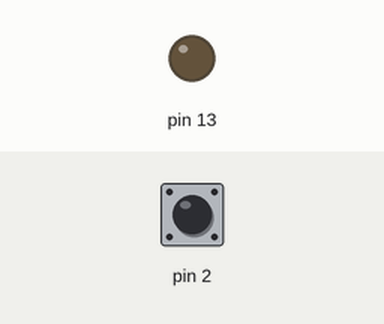
The sketch below on a simulated Arduino Uno, built with avr-gcc and run on an emulated ATmega328P. Shown: output pins drawn as LEDs (lit = HIGH). Dashed ring = blinking. The test bench sets the inputs (shaded band); at power-on: pin 2 HIGH.

Above: at 1.2 s.
1.3 s: pin 2 pulsed LOW 5 times (0.12 s each, 0.3 s apart)
At 1.57 s:
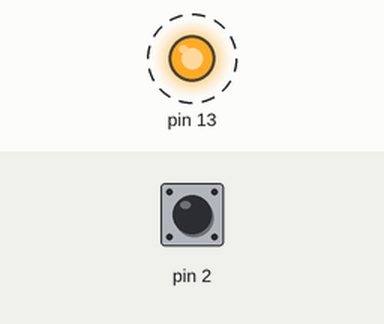
At 3.7 s:
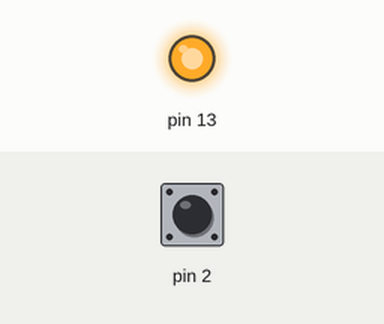
Timing chart, 0 to 5.2 s (numbered marks = the images above; inputs shaded):
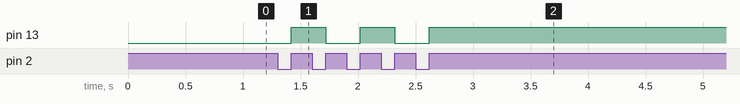

Measured:
- after the input at 1.3 s, pin 13: alternates HIGH for 0.30 s and LOW for 0.30 s, 5 changes in all, then stays HIGH, starting after 0.12 s

The sketch:

led_um_botao.ino
```cpp
boolean estado=1;
boolean x=0;
boolean debounce;
void setup() {
  pinMode(2,INPUT);
  pinMode(13,OUTPUT);


}

void loop() {
 /*  if(digitalRead(2) == 0){
     unsigned long tempo = millis();
     while(tempo + 50 > millis());
  }
  */
     if(digitalRead(2) == 0)  debounce = 1;

  if(digitalRead(2)==HIGH && debounce ==1) {
  digitalWrite(13,estado);
  estado=!estado;
  debounce=0;
  }

    }
```
